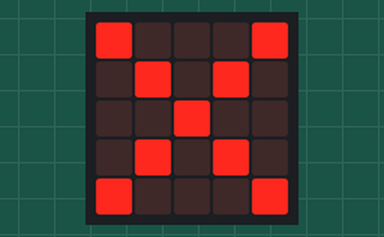
A program run on a simulated BBC micro:bit (MakeCode). Parts: the board's 5×5 LED display.

Above: at 0.2 s.
At 0.61 s:
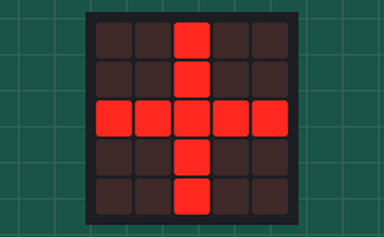

Measured:
- what the display in image 1 shows lasts 0.4 s, from 0.4 s to 0.8 s

The program:

main.ts
```typescript
basic.forever(function () {
    basic.showLeds(`
        # . . . #
        . # . # .
        . . # . .
        . # . # .
        # . . . #
        `)
    basic.showLeds(`
        . . # . .
        . . # . .
        # # # # #
        . . # . .
        . . # . .
        `)
})
```

test.ts
```typescript
// tu są testy; nie będzie to kompilowane, gdy ten pakiet będzie używany jako rozszerzenie.
```
